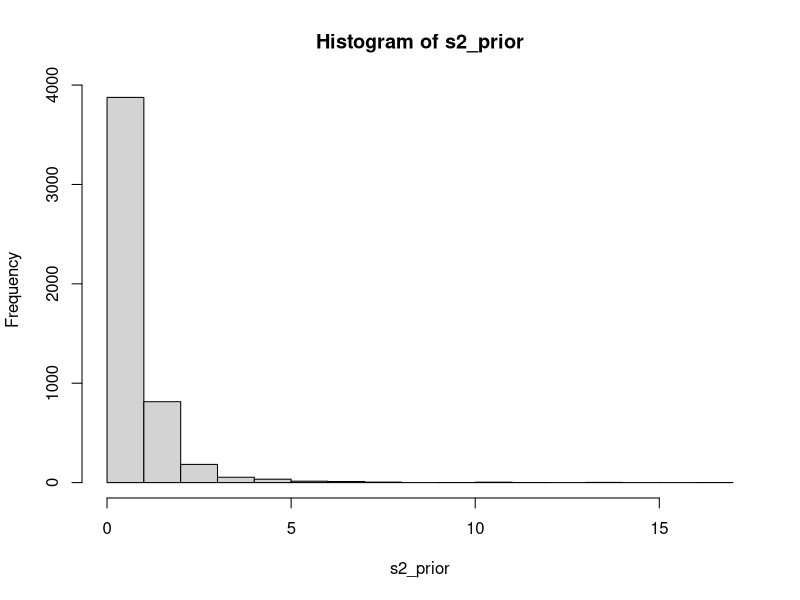
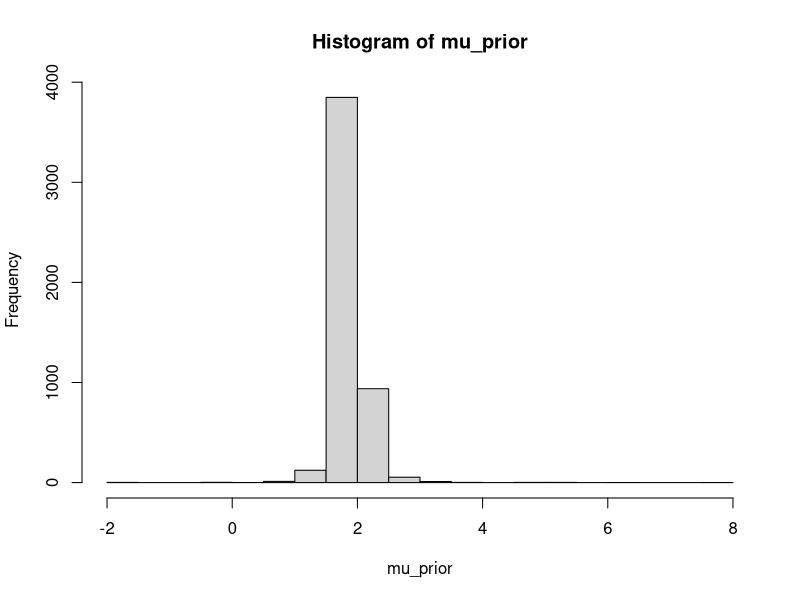

R code for these plots, in order:
# Coevolution of war, orders of intentionality, and coalition formation

# Author: Junsong Lu
# Version: 2025-10-11

# Libraries
library(tidyverse)

# Sources

# Parameters

# ====================== dynamic updating of WTR ===============================

# normal-inverse-gamma model

# prior
mu0 <- 1.9 # prior sample mean
k0 <- 5 # prior samples 

s20 <- .5 # prior sample variance
nu0 <- 5 # prior samples

n_prior <- 5000
inv_s2 <- rgamma(n_prior, shape = nu0 / 2, rate = nu0 * s20 / 2)
s2_prior <- 1 / inv_s2
hist(s2_prior)

mu_prior <- map_dbl(s2_prior, ~ rnorm(1, mu0, ./k0))
hist(mu_prior)
sd(mu_prior)

# data
n <- 10
true_mu <- 2
true_sd <- 1
y <- rnorm(n, true_mu, true_sd)
n <- length(y)
ybar <- mean(y)
s2 <- var(y)

# posterior
kn <- k0 + n
nun <- nu0 + n

mun <- (k0 * mu0 + n * ybar) / kn # mean
s2n <- (nu0 * s20 + (n - 1) * s2 + k0 * n * (ybar - mu0)^2 / (kn))/ (nun) # variance

# ============================ reciprocal altruism =============================




